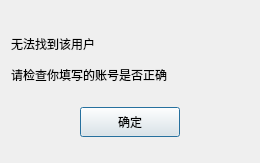
<?xml version="1.0" encoding="UTF-8"?>
<ui version="4.0">
 <class>FindFailDlg</class>
 <widget class="QDialog" name="FindFailDlg">
  <property name="geometry">
   <rect>
    <x>0</x>
    <y>0</y>
    <width>260</width>
    <height>163</height>
   </rect>
  </property>
  <property name="windowTitle">
   <string>FindFailDlg</string>
  </property>
  <layout class="QVBoxLayout" name="verticalLayout">
   <item>
    <spacer name="verticalSpacer">
     <property name="orientation">
      <enum>Qt::Vertical</enum>
     </property>
     <property name="sizeType">
      <enum>QSizePolicy::Fixed</enum>
     </property>
     <property name="sizeHint" stdset="0">
      <size>
       <width>20</width>
       <height>20</height>
      </size>
     </property>
    </spacer>
   </item>
   <item>
    <widget class="QLabel" name="fail_tip">
     <property name="sizePolicy">
      <sizepolicy hsizetype="Preferred" vsizetype="Preferred">
       <horstretch>0</horstretch>
       <verstretch>0</verstretch>
      </sizepolicy>
     </property>
     <property name="minimumSize">
      <size>
       <width>0</width>
       <height>25</height>
      </size>
     </property>
     <property name="maximumSize">
      <size>
       <width>16777215</width>
       <height>25</height>
      </size>
     </property>
     <property name="text">
      <string>无法找到该用户</string>
     </property>
    </widget>
   </item>
   <item>
    <widget class="QLabel" name="fail_tip2">
     <property name="minimumSize">
      <size>
       <width>0</width>
       <height>25</height>
      </size>
     </property>
     <property name="maximumSize">
      <size>
       <width>16777215</width>
       <height>25</height>
      </size>
     </property>
     <property name="text">
      <string>请检查你填写的账号是否正确</string>
     </property>
    </widget>
   </item>
   <item>
    <widget class="QWidget" name="widget" native="true">
     <layout class="QHBoxLayout" name="horizontalLayout">
      <item>
       <widget class="ClickedBtn2" name="fail_sure_btn">
        <property name="minimumSize">
         <size>
          <width>100</width>
          <height>30</height>
         </size>
        </property>
        <property name="maximumSize">
         <size>
          <width>100</width>
          <height>30</height>
         </size>
        </property>
        <property name="text">
         <string>确定</string>
        </property>
       </widget>
      </item>
     </layout>
    </widget>
   </item>
  </layout>
 </widget>
 <customwidgets>
  <customwidget>
   <class>ClickedBtn2</class>
   <extends>QPushButton</extends>
   <header location="global">ClickedBtn2.h</header>
  </customwidget>
 </customwidgets>
 <resources/>
 <connections/>
</ui>
